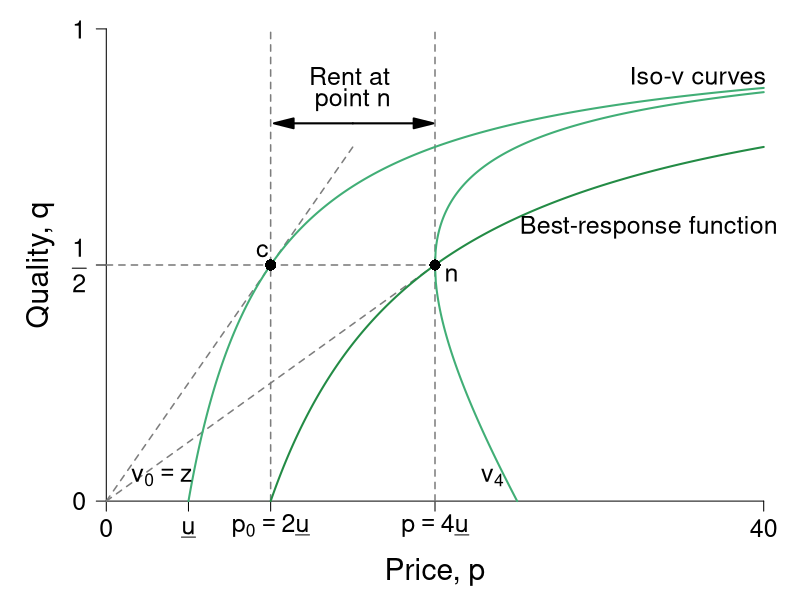

Recreate this plot in R.
#' Graph Designer: Scott Cohn
#' Authors: Bowles and Halliday
#' Title: Coordination, Conflict and Competition: A Text in Microeconomics

require(ggplot2)
require(shape)
pdf(file = "information_power/iso_vmap_b.pdf", width = 9, height = 7)

#Set parameters for graphics
pointsize <- 1.8
axislabelsize <- 1.8
labelsize <- 1.5
namesize <- 1.8
annotatesize <- 1.5
graphlinewidth <- 2
segmentlinewidth <- 1.5

COL <- c("#7fc97f", "#beaed4", "#fdc086", "#ffff99", "#386cb0", "#f0027f", "#bf5b17", "#666666")
COLA <- c("#e0f3db", "#99d8c9","#66c2a4","#41ae76", "#238b45", "#005824")
COLB <- c("#c6dbef", "#4eb3d3", "#2b8cbe", "#0868ac","#084081")
COLC <- c("#fcfbfd", "#efedf5", "#dadaeb", "#bcbddc", "#9e9ac8", "#807dba", "#6a51a3", "#54278f", "#3f007d")
grays <- gray.colors(25, start = 1, end = 0)


#The equation is below when v = 0. See Wolfram Alpha output. 
isov <- function(p, delta = 5) {
  (p - delta)/p
}

isovhigh1 <- function(p, delta = 5, v = 5){
  (sqrt(p^2 - 4 * delta * v) - p + 2*v)/( 2 * v )
}

isovlow1 <- function(p, delta = 5, v = 5){
  (-sqrt(p^2 - 4 * delta * v) - p + 2*v)/( 2 * v )
}

isovhigh2 <- function(p, delta = 5, v = 10){
  (sqrt(p^2 - 4 * delta * v) - p + 2*v)/( 2 * v )
}

isovlow2 <- function(p, delta = 5, v = 10){
  (-sqrt(p^2 - 4 * delta * v) - p + 2*v)/( 2 * v )
}

isovhigh3 <- function(p, delta = 5, v = 15){
  (sqrt(p^2 - 4 * delta * v) - p + 2*v)/( 2 * v )
}

isovlow3 <- function(p, delta = 5, v = 15){
  (-sqrt(p^2 - 4 * delta * v) - p + 2*v)/( 2 * v )
}

brfFn <- function(p, delta = 5) {
  1 - (2*delta) /p
}

#This is evaluated for p = 12; q = 12/(8*sqrt(12^2 - 4*delta1*v1)) - 1/8 for the slope
#At p = 12; q = (-sqrt(12^2 - 4*v1*delta1) - 12 + 2*v1)/(2*v1) = 0.799
tangencyLine <- function(p){
  (p*(0.05))
}


COL <- c("#f7fcf5", "#e5f5e0", "#c7e9c0", "#a1d99b", "#74c476", "#41ab5d", "#238b45", "#005a32")
par(mar =  c(4, 4, .5, .5))

xlims <- c(0, 40)
ylims <- c(0, 1)

plot(0, 0, xlim = xlims, ylim = ylims, type = "n",
     xlab = "",
     ylab = "",
     xaxt = "n", yaxt = "n", cex.lab = axislabelsize, bty = "n")

mtext(expression(paste("Price, ", p)), side = 1, line = 2.5, cex = axislabelsize)
text(-4, ylims[2] - 0.5*(ylims[2] - ylims[1]), expression(paste("Quality, ", q)), xpd = TRUE, cex = axislabelsize, srt = 90) 

npts <- 500 
npts2 <- 501
#Specify the sequences of points for graphing. 
xx0 <- seq(5, xlims[2], length.out = npts)
xx1 <- seq(10, xlims[2], length.out = npts)
xx2 <- seq(xlims[1], 15, length.out = npts)
xx3 <- seq(10, xlims[2], length.out = npts2)
xx4 <- seq(xlims[1], 10, length.out = npts2)
#For below, I solved sqrt(p^2 - 200) - p + 200/p = 0, getting p = 10*sqrt(2) = 14.14214
xx5 <- seq(14.14214, xlims[2], length.out = npts2)
xx6 <- seq(14.14214, 15, length.out = npts2)
xx7 <- seq(20, xlims[2], length.out = npts2)
xx8 <- seq(xlims[1], 25, length.out = npts2)

#Customize ticks and labels for the plot
ticksy <- c(0, 0.5, 1)
ylabels <- c(0, expression(paste(frac(1,2))), 1)
ticksx <- c(0, 5, 10, 20, 40)
xlabels <- c(0, expression(paste(underline("u"))), expression(paste(p[0] == 2*underline("u"))), expression(paste(p == 4*underline("u"))) , 40)
axis(1, at = ticksx, pos = 0, labels = xlabels, cex.axis = labelsize)
axis(2, at = ticksy, pos = 0, labels = ylabels, las = 1, cex.axis = labelsize)

#Lines for the coordinates of the Nash equilbrium
segments(0, 0, 20, 0.5, lty = 2, col = grays[20], lwd = segmentlinewidth)
segments(10, 0, 10, 1, lty = 2, col = grays[20], lwd = segmentlinewidth)
segments(20, 0, 20, 1, lty = 2, col = grays[20], lwd = segmentlinewidth)
segments(0, 0.5, 20, 0.5, lty = 2, col = grays[20], lwd = segmentlinewidth)

#Draw the lines for the graphs
lines(xx2, tangencyLine(xx2), col = grays[20], lwd = segmentlinewidth, lty = 2)
lines(xx0, isov(xx0, delta = 5), col = COLA[4], lwd = graphlinewidth)
lines(xx1, brfFn(xx1), col = COLA[5], lwd = graphlinewidth)
#lines(xx3, isovhigh1(xx3, v = 5, delta = 5), col = COLA[4], lwd = graphlinewidth)
#lines(xx4, isovlow1(xx4, v = 5, delta = 5), col = COLA[4], lwd = graphlinewidth)
#lines(xx5, isovhigh2(xx5, v = 10, delta = 5), col = COLA[4], lwd = graphlinewidth)
#lines(xx6, isovlow2(xx6, v = 10, delta = 5), col = COLA[4], lwd = graphlinewidth)
lines(xx7, isovhigh3(xx7, v = 20, delta = 5), col = COLA[4], lwd = graphlinewidth)
lines(xx8, isovlow3(xx8, v = 20, delta = 5), col = COLA[4], lwd = graphlinewidth)

#Annotation of the three graphs and the NE
text(3.4, 0.05, expression(paste(v[0] == z)), cex = annotatesize)
#text(9.0, 0.05, expression(paste(v[1])), cex = annotatesize)
#text(14, 0.05, expression(paste(v[2])), cex = annotatesize)
text(23.5, 0.05, expression(paste(v[4])), cex = annotatesize)
text(21, 0.48, expression(paste("n")), cex = annotatesize)
text(33, 0.58, expression(paste("Best-response function")), cex = annotatesize)
text(36, 0.9, expression(paste("Iso-v curves")), cex = annotatesize)

#Arrows and rent label
Arrows(15, 0.8, 19.3, 0.8,  col = "black", lty = 1, lwd = 2, arr.type = "triangle")
Arrows(15, 0.8, 10.8, 0.8,  col = "black", lty = 1, lwd = 2, arr.type = "triangle")
text(14.8, 0.9, expression(paste("Rent at")), cex = annotatesize)
text(15, 0.85, expression(paste("point n")), cex = annotatesize)

#Add a point for the NE
points(20, 0.5, pch = 16, col = "black", cex = 1.5)


#Add a point for b
points(10, 0.5, pch = 16, col = "black", cex = 1.5)
text(9.5, 0.53, expression(paste("c")), cex = annotatesize)

#Add a point for d
#Figure out q for p = 14.14214: q = 1 - 2delta/p = 1 - (2*5)/14.14214 =  0.2928934
#points(14.14214, 0.2928934, pch = 16, col = "black", cex = 1.5)
#text(15, 0.2928934, expression(paste("d")), cex = annotatesize)

dev.off()
